Frame 1 (no input): blank canvas, image omitted
Frame 60 (no input): blank canvas, image omitted
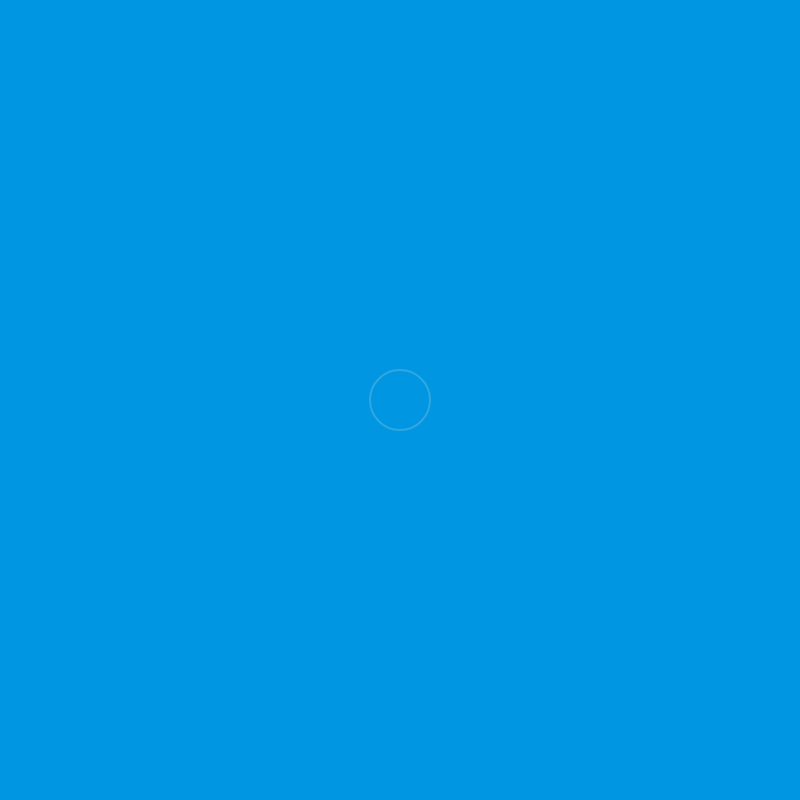
Frame 120 (the mouse pressed at the canvas centre since frame 60)

The p5.js sketch whose frames 1 and 60 were blank and that drew this single picture after the mouse press (run headless with seeded random() and noise() and a simulated clock; from frame 60 on, the mouse is pressed at the canvas centre):

// p5.js sketch
// ── sketch.js
let ripple_x = 0;
let ripple_y = 0;
let ripple_d = 0;

let ripplers = [];

class Rippler{
  constructor(x,y){
    this.x = x,
    this.y = y, 
    this.d = 0
  }

  draw(){
    this.d += 1;
    circle(this.x, this.y, this.d);
  }
}

function setup() {
  createCanvas(800, 800);
}

function draw() {
  //Set background color to blue
  background(0,150,225);
  stroke(225,225,225,55);
  strokeWeight(2); //stroke weight of the ripples 
  noFill();

  for (let i = 0; i < ripplers.length; i++){
    ripplers[i].draw();
  }

  // ripple_d += 1; 

  // circle(ripple_x,ripple_y,ripple_d);

  // push();
  // fill("white");
  // strokeWeight(1);
  // textSize(50);
  // text("ripple_x: " + ripple_x, 50, 50);
  // text("ripple_y: " + ripple_y, 50, 100);

  // pop();
}

function mousePressed(){
//This is the code where the circle basically attaches to your mouse.
  ripple_x = mouseX
  ripple_y = mouseY
  ripple_d = 0;

  ripplers.push(new Rippler(mouseX, mouseY)); 

}
